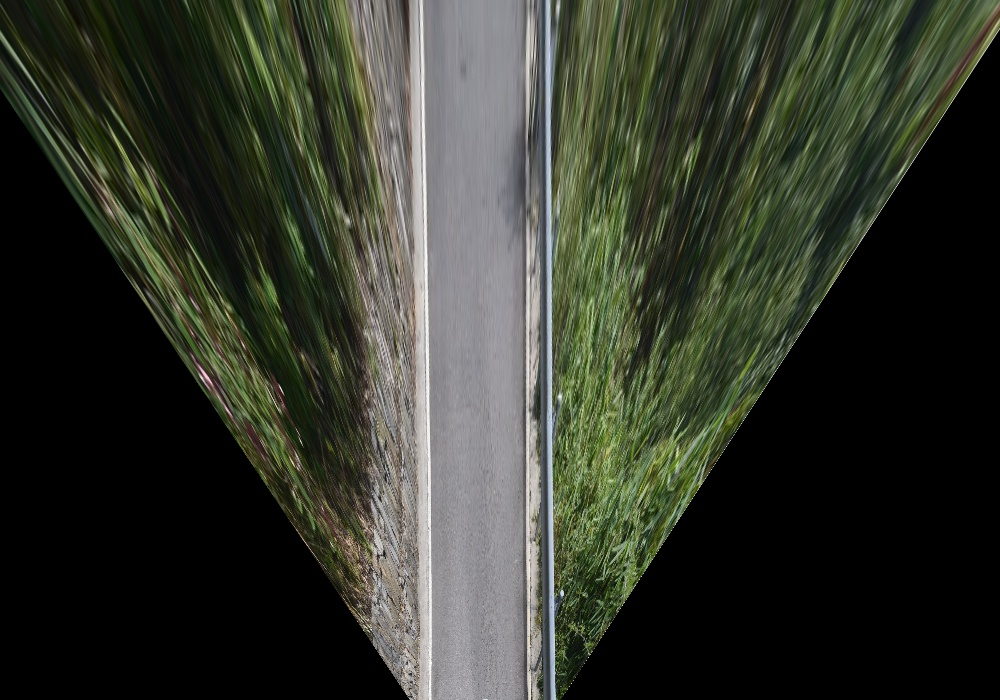
#> input picture data/top_view/test_top.jpg, 1000 x 700 px; its folder holds only this picture in this run
$ python crop_top_patch.py
#> lines starting #> are read from the running program, lines starting #| are printed output that depends on the picture
"""
Crop top view image to get a roi image, record the crop start position in order to be able to remap the points in the
roi image to front view image
"""
import os
import sys
import cv2
try:
    from cv2 import cv2
except ImportError:
    pass

START_X = 325
START_Y = 327
CROP_WIDTH = 325
CROP_HEIGHT = 325


def crop_image(src, start_x, start_y, width, height):
    [src_height, src_width] = src.shape[:-1]
    assert (start_y + height) < src_height
    assert (start_x + width) < src_width

    if len(src.shape) == 2:  # with 1 channel
        return src[start_y:start_y+height, start_x:start_x+width]
    elif len(src.shape) == 3:
        return src[start_y:start_y+height, start_x:start_x+width, :]
    else:
        raise ValueError('Invalid image shape')


def main():
    top_image_path = '/home/baidu/DataBase/Road_Center_Line_DataBase/Origin/top_view'
    crop_image_save_path = '/home/baidu/DataBase/Road_Center_Line_DataBase/Origin/top_view_crop'

    if not os.path.exists(top_image_path):
        raise ValueError('{:s} doesn\'t exist'.format(top_image_path))
    if not os.path.exists(crop_image_save_path):
        os.makedirs(crop_image_save_path)

    for parents, dirnames, filenames in os.walk(top_image_path):
        for index, filename in enumerate(filenames):
            top_image_filename = os.path.join(parents, filename)
            top_image = cv2.imread(top_image_filename, cv2.IMREAD_UNCHANGED)
#> top_image is the input picture: shape (700, 1000, 3); mean B, G, R 43.7, 54.3, 50.6
            top_crop_image = crop_image(src=top_image, start_x=START_X, start_y=START_Y, width=CROP_WIDTH,
                                        height=CROP_HEIGHT)
#> in crop_image, `return src[start_y:start_y+height, start_x:start_x+width, :]`:
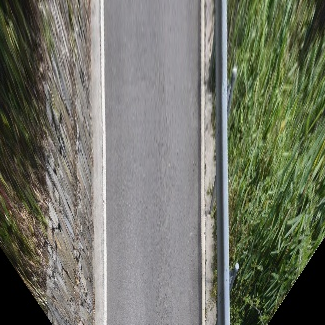
#> returned value: shape (325, 325, 3); mean of channels 0, 1, 2 102.6, 115.7, 112.9; drawn as B, G, R
            crop_roi_save_path = os.path.join(crop_image_save_path, filename)
            cv2.imwrite(crop_roi_save_path, top_crop_image)
            sys.stdout.write('\r>>Map {:d}/{:d} {:s}'.format(index + 1, len(filenames), filename))
            sys.stdout.flush()
        sys.stdout.write('\n')
        sys.stdout.flush()
    return


if __name__ == '__main__':
    main()
